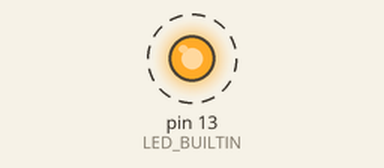
Simulated run of this sketch. Board: Arduino Nano, built with avr-gcc and run on an emulated ATmega328P. On the bench: output pins drawn as LEDs (lit = HIGH). Dashed ring = blinking. What the sketch prints to the serial monitor is not drawn.

Above: at 0.2 s.
Timing chart, 0 to 3.0 s (numbered marks = the images above):
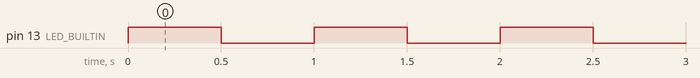

The sketch:

Nano_Blink_Serial_Test.ino
```cpp
/*
  Nano_Blink_Serial_Test.ino
  Phase 1 — Component Verification

  Purpose: confirm an Arduino Nano board itself is working (bootloader,
  drivers, USB link) before wiring any sensors to it.

  Upload this to Nano #1 first, then to Nano #2, one at a time.

  Expected result:
    - Onboard LED (D13) blinks on/off every 500ms
    - Serial Monitor (9600 baud) prints "LED ON" / "LED OFF"
*/

void setup() {
  pinMode(LED_BUILTIN, OUTPUT);
  Serial.begin(9600);
  Serial.println("Nano is alive!");
}

void loop() {
  digitalWrite(LED_BUILTIN, HIGH);
  Serial.println("LED ON");
  delay(500);
  digitalWrite(LED_BUILTIN, LOW);
  Serial.println("LED OFF");
  delay(500);
}
```

Measured:
- by itself, pin 13 (LED_BUILTIN): alternates HIGH for 0.50 s and LOW for 0.50 s
